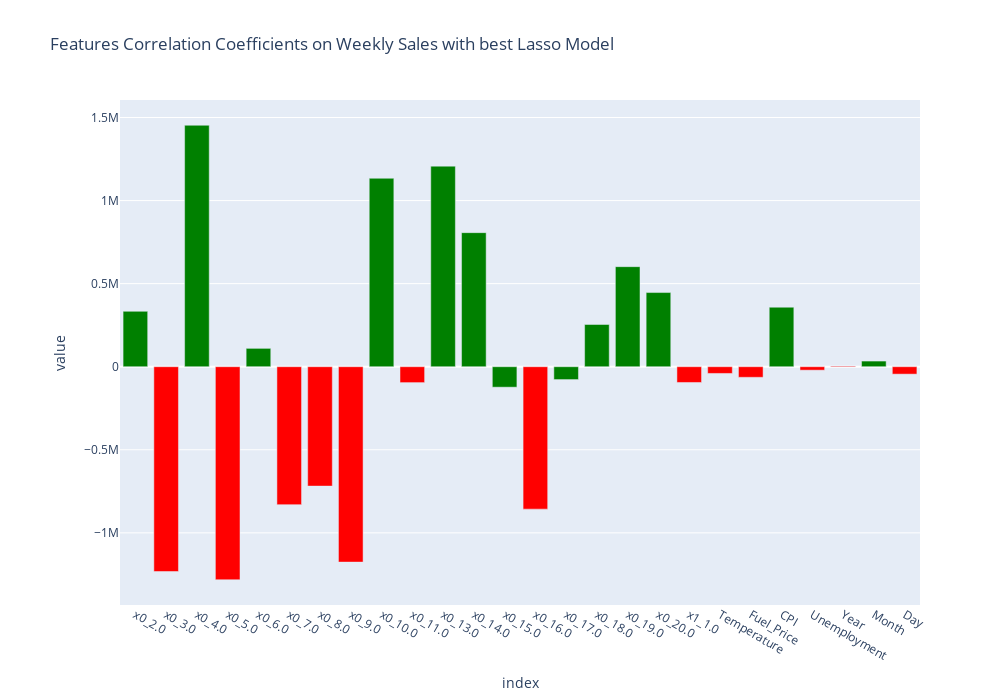

Notebook code cell kept with this figure:
### Code cell
fig = px.bar(coef_lasso_gs["coefficients"], orientation = 'v', title="Features Correlation Coefficients on Weekly Sales with best Lasso Model")
fig.update_layout(showlegend = False, height=700, width=1000,
                  margin = {'l': 120})
                  #yaxis=dict(range=[-2500000, 2500000], tickvals=list(np.arange(-2500000, 2500000, 500000))))

fig.update_traces(marker_color=coefs["Color"])
                
fig.show()

### Figure 1 — Plotly figure (JSON) as saved in the notebook; plotly's stock layout.template omitted (floating-point values rounded to 4 significant figures)
{"data": [{"alignmentgroup": "True", "hovertemplate": "variable=coefficients<br>index=%{x}<br>value=%{y}<extra></extra>", "legendgroup": "coefficients", "marker": {"color": ["green", "red", "green", "red", "green", "red", "red", "red", "green", "red", "green", "green", "green", "red", "green", "green", "green", "green", "red", "red", "red", "green", "red", "red", "green", "red"], "pattern": {"shape": ""}}, "name": "coefficients", "offsetgroup": "coefficients", "orientation": "v", "showlegend": true, "textposition": "auto", "type": "bar", "x": ["x0_2.0", "x0_3.0", "x0_4.0", "x0_5.0", "x0_6.0", "x0_7.0", "x0_8.0", "x0_9.0", "x0_10.0", "x0_11.0", "x0_13.0", "x0_14.0", "x0_15.0", "x0_16.0", "x0_17.0", "x0_18.0", "x0_19.0", "x0_20.0", "x1_1.0", "Temperature", "Fuel_Price", "CPI", "Unemployment", "Year", "Month", "Day"], "xaxis": "x", "y": [333500.0, -1233000.0, 1453000.0, -1282000.0, 110500.0, -830200.0, -718700.0, -1176000.0, 1134000.0, -95740.0, 1207000.0, 806900.0, -123300.0, -857300.0, -77450.0, 254200.0, 602100.0, 446300.0, -94940.0, -40540.0, -63780.0, 358200.0, -20800.0, 4213.0, 34000.0, -44700.0], "yaxis": "y"}], "layout": {"barmode": "relative", "height": 700, "legend": {"title": {"text": "variable"}, "tracegroupgap": 0}, "margin": {"l": 120}, "showlegend": false, "title": {"text": "Features Correlation Coefficients on Weekly Sales with best Lasso Model"}, "width": 1000, "xaxis": {"anchor": "y", "domain": [0, 1], "title": {"text": "index"}}, "yaxis": {"anchor": "x", "domain": [0, 1], "title": {"text": "value"}}}}
